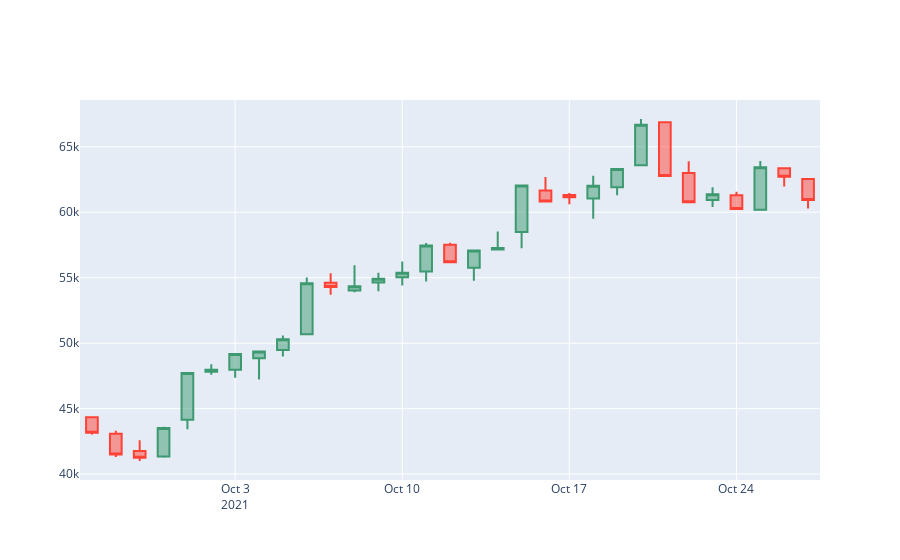

This figure's notebook cell:
### Markdown cell above
Finally we are now ready to use plotly to create our Candlestick Chart.

### Code cell
fig = go.Figure(data = [go.Candlestick(x = candlestick_data['Date'],
                                       open=candlestick_data['Price']['first'],
                                       high=candlestick_data['Price']['max'],
                                       low=candlestick_data['Price']['min'],
                                       close=candlestick_data['Price']['last']
                                       )])

fig.update_layout(xaxis_rangeslider_visible=False)

fig.show()
